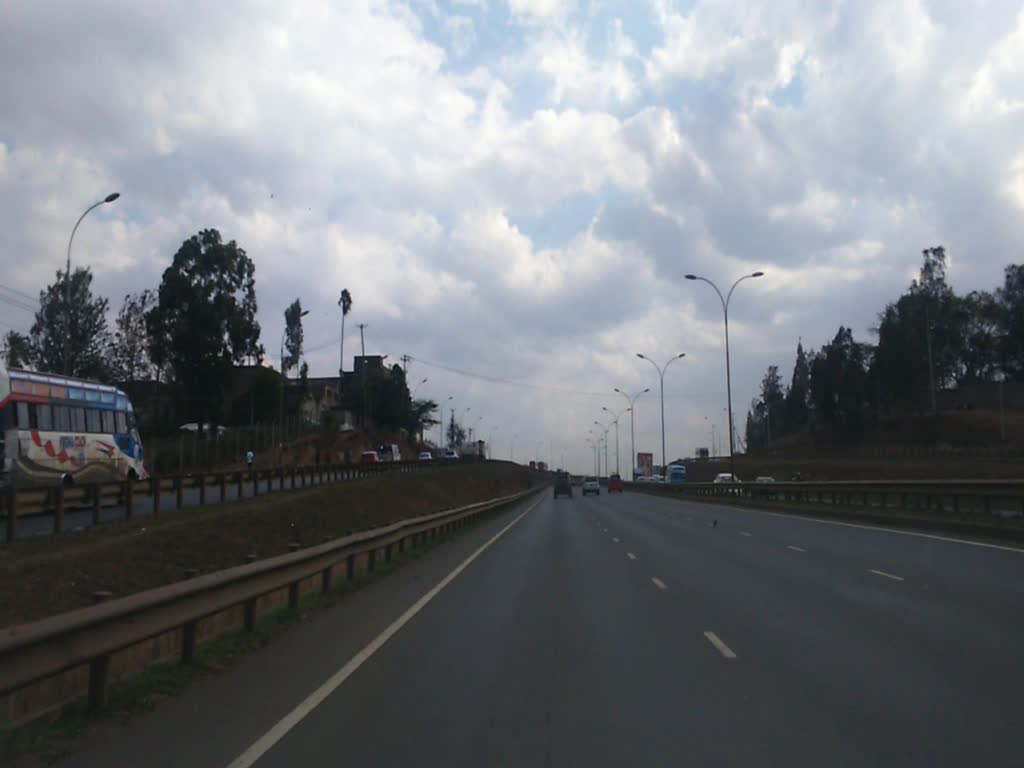
#> input picture test_images/imagefile.jpg, 1024 x 768 px; its folder holds only this picture in this run
$ jupyter execute ThikaRoadNotebook.ipynb   (shell and % lines are left out)
#> lines starting #> are read from the running program, lines starting #| are printed output that depends on the picture; after the words box and inside, x2 and y2 are one past the last pixel; in counts of white or black regions, pixels touching at a corner belong together
# Project #1 - Finding the Lane Lines on the Road

## We need to import the initial packages

[cell 1]
#importing some useful packages
import matplotlib.pyplot as plt
import matplotlib.image as mpimg
import numpy as np
import cv2
import os
import random


# Import everything needed to edit/save/watch video clips
from moviepy.editor import VideoFileClip
from IPython.display import display, HTML

## Create helper functions
Provided by the (project seed)[https://github.com/udacity/CarND-LaneLines-P1/blob/master/P1.ipynb]

[cell 2]
import math

def grayscale(img):
    """Applies the Grayscale transform
    This will return an image with only one color channel
    but NOTE: to see the returned image as grayscale
    (assuming your grayscaled image is called 'gray')
    you should call plt.imshow(gray, cmap='gray')"""
    #return cv2.cvtColor(img, cv2.COLOR_RGB2GRAY)
    # Or use BGR2GRAY if you read an image with cv2.imread()
    return cv2.cvtColor(img, cv2.COLOR_BGR2GRAY)

def canny(img, low_threshold, high_threshold):
    """Applies the Canny transform"""
    return cv2.Canny(img, low_threshold, high_threshold)

def gaussian_blur(img, kernel_size):
    """Applies a Gaussian Noise kernel"""
    return cv2.GaussianBlur(img, (kernel_size, kernel_size), 0)

def region_of_interest(img, vertices):
    """
    Applies an image mask.

    Only keeps the region of the image defined by the polygon
    formed from `vertices`. The rest of the image is set to black.
    """
    #defining a blank mask to start with
    mask = np.zeros_like(img)

    #defining a 3 channel or 1 channel color to fill the mask with depending on the input image
    if len(img.shape) > 2:
        channel_count = img.shape[2]  # i.e. 3 or 4 depending on your image
        ignore_mask_color = (255,) * channel_count
    else:
        ignore_mask_color = 255

    #filling pixels inside the polygon defined by "vertices" with the fill color
    cv2.fillPoly(mask, vertices, ignore_mask_color)

    #returning the image only where mask pixels are nonzero
    masked_image = cv2.bitwise_and(img, mask)
    return masked_image

def drawLine(img, x, y, color=[255, 0, 0], thickness=20):
    """
    Adjust a line to the points [`x`, `y`] and draws it on the image `img` using `color` and `thickness` for the line.
    """
    if len(x) == 0:
        return

    lineParameters = np.polyfit(x, y, 1)

    m = lineParameters[0]
    b = lineParameters[1]

    maxY = img.shape[0]
    maxX = img.shape[1]
    y1 = maxY
    x1 = int((y1 - b)/m)
    y2 = int((maxY/2)) + 60
    x2 = int((y2 - b)/m)
    cv2.line(img, (x1, y1), (x2, y2), [255, 0, 0], 4)

def draw_lines(img, lines, color=[255, 0, 0], thickness=20):
    """
    NOTE: this is the function you might want to use as a starting point once you want to
    average/extrapolate the line segments you detect to map out the full
    extent of the lane (going from the result shown in raw-lines-example.mp4
    to that shown in P1_example.mp4).

    Think about things like separating line segments by their
    slope ((y2-y1)/(x2-x1)) to decide which segments are part of the left
    line vs. the right line.  Then, you can average the position of each of
    the lines and extrapolate to the top and bottom of the lane.

    This function draws `lines` with `color` and `thickness`.
    Lines are drawn on the image inplace (mutates the image).
    If you want to make the lines semi-transparent, think about combining
    this function with the weighted_img() function below
    """

    leftPointsX = []
    leftPointsY = []
    rightPointsX = []
    rightPointsY = []

    for line in lines:
        for x1,y1,x2,y2 in line:
            m = (y1 - y2)/(x1 - x2)
            if m < 0:
                leftPointsX.append(x1)
                leftPointsY.append(y1)
                leftPointsX.append(x2)
                leftPointsY.append(y2)
            else:
                rightPointsX.append(x1)
                rightPointsY.append(y1)
                rightPointsX.append(x2)
                rightPointsY.append(y2)

    drawLine(img, leftPointsX, leftPointsY, color, thickness)

    drawLine(img, rightPointsX, rightPointsY, color, thickness)

def hough_lines(img, rho, theta, threshold, min_line_len, max_line_gap):
    """
    `img` should be the output of a Canny transform.

    Returns an image with hough lines drawn.
    """
    lines = cv2.HoughLinesP(img, rho, theta, threshold, np.array([]), minLineLength=min_line_len, maxLineGap=max_line_gap)
    line_img = np.zeros((img.shape[0], img.shape[1], 3), dtype=np.uint8)
    draw_lines(line_img, lines)
    return line_img

# Python 3 has support for cool math symbols.

def weighted_img(img, initial_img, α=0.8, β=1., λ=0.):
    """
    `img` is the output of the hough_lines(), An image with lines drawn on it.
    Should be a blank image (all black) with lines drawn on it.

    `initial_img` should be the image before any processing.

    The result image is computed as follows:

    initial_img * α + img * β + λ
    NOTE: initial_img and img must be the same shape!
    """
    return cv2.addWeighted(initial_img, α, img, β, λ)

[cell 3]
def showImagesInHtml(images, dir):
    """
    Shows the list of `images` names on the directory `dir` as HTML embeded on the page.
    """
#> called with dir = 'test_images'
    randomNumber = random.randint(1, 100000)
    buffer = "<div>"
    for img in images:
        imgSource = dir + '/' + img + "?" + str(randomNumber)
        buffer += """<img src="{0}" width="300" height="110" style="float:left; margin:1px"/>""".format(imgSource)
    buffer += "</div>"
    display(HTML(buffer))

def saveImages(images, outputDir, imageNames, isGray=0):
    """
    Writes the `images` to the `outputDir` directory using the `imagesNames`.
    It creates the output directory if it doesn't exists.

    Example:

    saveImages([img1], 'tempDir', ['myImage.jpg'])

    Will save the image on the path: tempDir/myImage.jpg

    """
    if not os.path.exists(outputDir):
        os.makedirs(outputDir)

    zipped = list(map(lambda imgZip: (outputDir + '/' + imgZip[1], imgZip[0]), zip(images, imageNames)))
    for imgPair in zipped:
        if isGray:
            plt.imsave(imgPair[0], imgPair[1], cmap='gray')
        else :
            plt.imsave(imgPair[0], imgPair[1])

def doSaveAndDisplay(images, outputDir, imageNames, somethingToDo, isGray=0):
    """
    Applies the lambda `somethingToDo` to `images`, safe the results at the directory `outputDir`,
    and render the results in html.

    It returns the output images.
    """
    outputImages = list(map(somethingToDo, images))
    saveImages(outputImages, outputDir, imageNames, isGray)
    showImagesInHtml(imageNames, outputDir)
    return outputImages

# Loading test images

[cell 4]
testImagesDir = 'test_images'
testImageNames = os.listdir(testImagesDir)
showImagesInHtml(testImageNames, testImagesDir)
testImages = list(map(lambda img: plt.imread(testImagesDir + '/' + img), testImageNames))
#> testImages = 1 item

# Converting images into gray scale

[cell 5]
def grayAction(img):
    return grayscale(img)

testImagesGray = doSaveAndDisplay(testImages, 'test_images_gray', testImageNames, grayAction, 1)
#> the loop in saveImages, `for imgPair in zipped:` made 1 pass
#> testImagesGray = 1 item

# Applying Gaussian smoothing

[cell 6]
blur_kernel_size = 15
blurAction = lambda img:gaussian_blur(img, blur_kernel_size)

testImagesBlur = doSaveAndDisplay(testImagesGray, 'test_images_blur', testImageNames, blurAction, 1)
#> the loop in saveImages (call 2), `for imgPair in zipped:` made 1 pass
#> testImagesBlur = 1 item

# Applying Canny transform

[cell 7]
canny_low_threshold = 20
canny_high_threshold = 100
cannyAction = lambda img:canny(img, canny_low_threshold, canny_high_threshold)
testImagesCanny = doSaveAndDisplay(testImagesBlur, 'test_images_canny', testImageNames, cannyAction)
#> testImagesCanny = 1 item

# Applying Region of Interest

[cell 8]
def maskAction(img):
    ysize = img.shape[0]
#> ysize = 768
    xsize = img.shape[1]
#> xsize = 1024
    region = np.array([ [0, ysize], [xsize/2,(ysize/2)+ 10], [xsize,ysize] ], np.int32)
#> region = [[0, 768], [512, 394], [1024, 768]]
    return region_of_interest(img, [region])
#> in region_of_interest, `cv2.fillPoly(mask, vertices, ignore_mask_color)`:
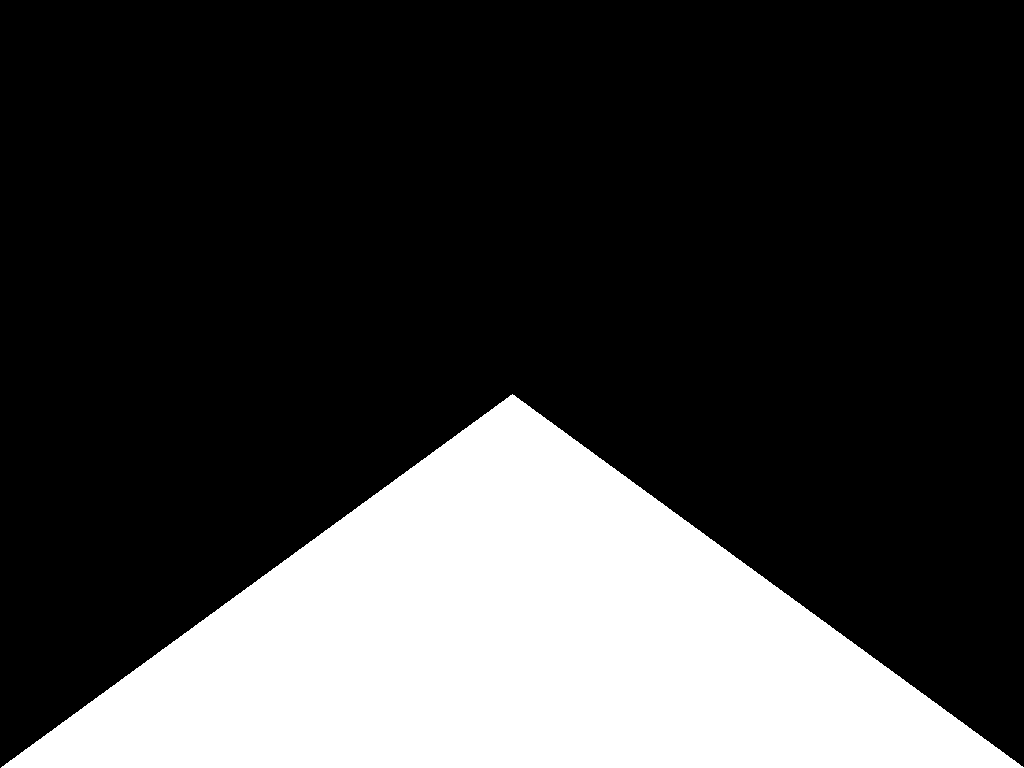
#> mask: shape (768, 1024); 24.4% white; 1 white region, box (x1, y1, x2, y2) and area: (1, 394, 1024, 768) 191626
#> in region_of_interest, `masked_image = cv2.bitwise_and(img, mask)`: masked_image: shape (768, 1024); 0.03% white in thin lines or dots, all inside (x1, y1, x2, y2) = (439, 430, 631, 481)
#> in region_of_interest, `masked_image = cv2.bitwise_and(img, mask)`: img: shape (768, 1024); 0.57% white in thin lines or dots, all inside (x1, y1, x2, y2) = (0, 192, 1024, 485)

testImagesMasked = doSaveAndDisplay(testImagesCanny, 'test_images_region', testImageNames, maskAction)
#> the loop in saveImages (call 4), `for imgPair in zipped:` made 1 pass
#> pass 1, in saveImages (call 4), `plt.imsave(imgPair[0], imgPair[1])`:
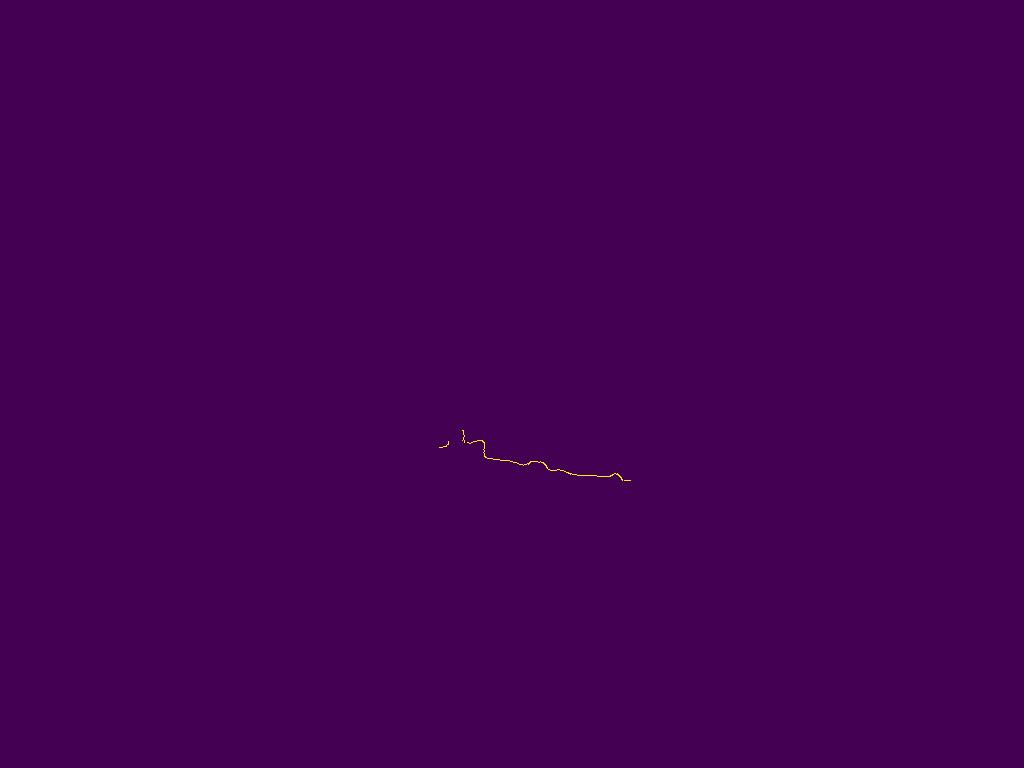
#> saved as imagefile.jpg: shape (768, 1024, 3); mean R, G, B 68.1, 0.1, 83
#> testImagesMasked = 1 item

# Applying Hough transform

[cell 9]
rho = 1 # distance resolution in pixels of the Hough grid
theta = np.pi/180 # angular resolution in radians of the Hough grid
threshold = 10     # minimum number of votes (intersections in Hough grid cell)
min_line_length = 20 #minimum number of pixels making up a line
max_line_gap = 1    # maximum gap in pixels between connectable line segments

houghAction = lambda img: hough_lines(img, rho, theta, threshold, min_line_length, max_line_gap)

testImagesLines = doSaveAndDisplay(testImagesMasked, 'test_images_hough', testImageNames, houghAction)
#> the loop in saveImages (call 5), `for imgPair in zipped:` made 1 pass
#> pass 1, in saveImages (call 5), `plt.imsave(imgPair[0], imgPair[1])`:
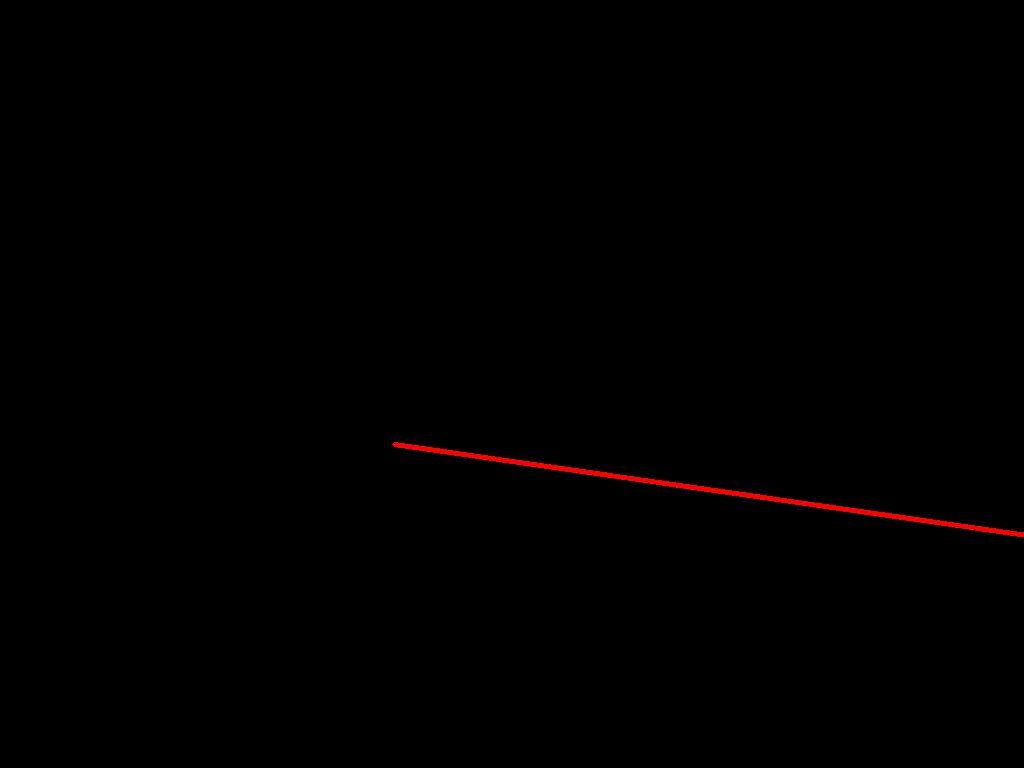
#> saved as imagefile.jpg: shape (768, 1024, 3); mean R, G, B 1, 0.1, 0.1
#> testImagesLines = 1 item

# Merging original image with lines

[cell 10]
testImagesMergeTemp = list(map(lambda imgs: weighted_img(imgs[0], imgs[1]), zip(testImages,testImagesLines) ))
#> in weighted_img, `return cv2.addWeighted(initial_img, α, img, β, λ)`:
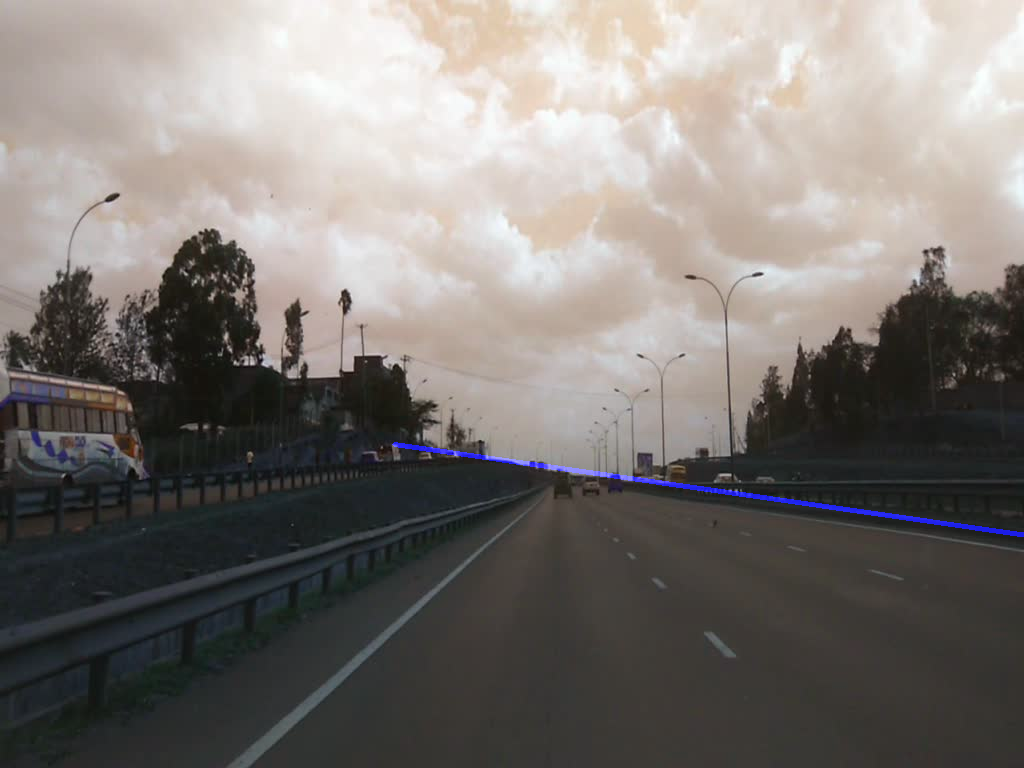
#> returned value: shape (768, 1024, 3); mean of channels 0, 1, 2 115.4, 118.8, 123.7; drawn as B, G, R
#> testImagesMergeTemp = 1 item
testImagesMerged = doSaveAndDisplay(testImagesMergeTemp, 'test_images_merged', testImageNames, lambda img: img)
#> the loop in saveImages (call 6), `for imgPair in zipped:` made 1 pass
#> pass 1, in saveImages (call 6), `plt.imsave(imgPair[0], imgPair[1])`:
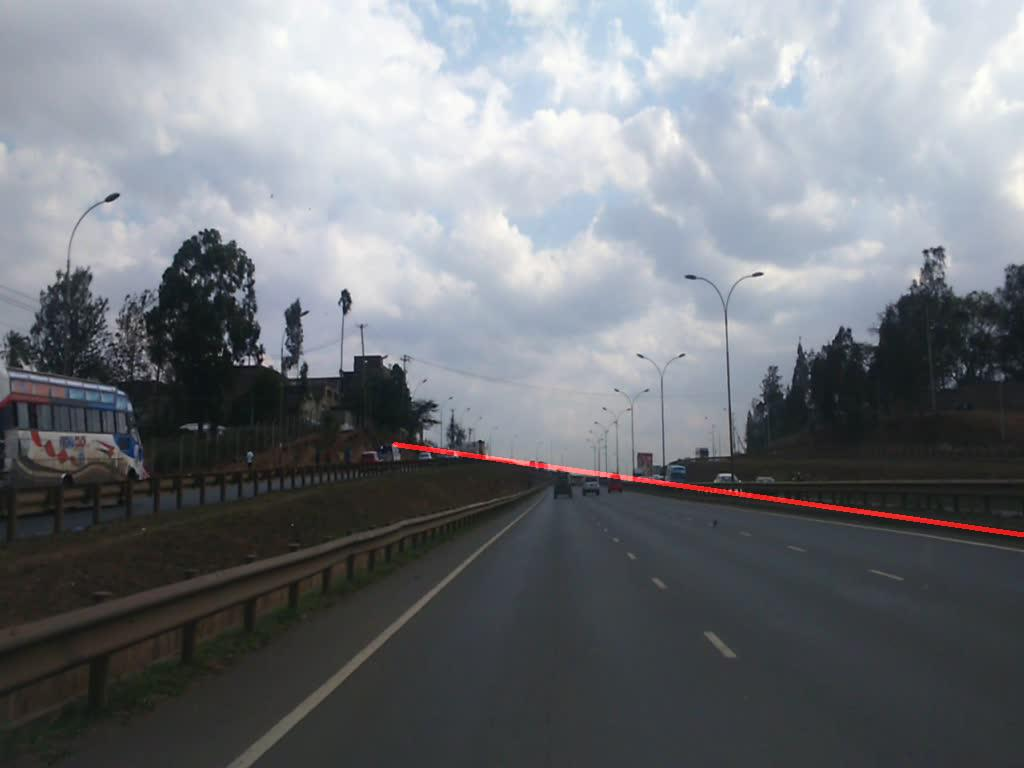
#> saved as imagefile.jpg: shape (768, 1024, 3); mean R, G, B 115.4, 118.8, 123.7
#> testImagesMerged = 1 item

# Videos test

[cell 11]
# Import everything needed to edit/save/watch video clips
from moviepy.editor import VideoFileClip
from IPython.display import HTML

[cell 12]
def process_image(image):
    # NOTE: The output you return should be a color image (3 channel) for processing video below
    # TODO: put your pipeline here,
    # you should return the final output (image where lines are drawn on lanes)

    withLines = houghAction( maskAction( cannyAction( blurAction( grayAction(image) ) ) ) )

    return weighted_img(image, withLines)


def processVideo(videoFileName, inputVideoDir, outputVideoDir):
    """
    Applys the process_image pipeline to the video `videoFileName` on the directory `inputVideoDir`.
    The video is displayed and also saved with the same name on the directory `outputVideoDir`.
    """
    if not os.path.exists(outputVideoDir):
        os.makedirs(outputVideoDir)
    clip = VideoFileClip(inputVideoDir + '/' + videoFileName)
    outputClip = clip.fl_image(process_image)
    outVideoFile = outputVideoDir + '/' + videoFileName
    outputClip.write_videofile(outVideoFile, audio=False)
    display(
        HTML("""
        <video width="960" height="540" controls>
          <source src="{0}">
        </video>
        """.format(outVideoFile))
    )

# White lane video test

[cell 13]
testVideosOutputDir = 'test_videos_output'
testVideoInputDir = 'test_videos'
processVideo('solidWhiteRight.mp4', testVideoInputDir, testVideosOutputDir)
#> (the call stopped at in processVideo, `clip = VideoFileClip(inputVideoDir + '/' + videoFileName)`: moviepy is not available in this run)

# Yellow lane video test

[cell 14]
processVideo('solidYellowLeft.mp4', testVideoInputDir, testVideosOutputDir)
#> (the call stopped at in processVideo, `clip = VideoFileClip(inputVideoDir + '/' + videoFileName)`: moviepy is not available in this run)

# Challenge video test (not so great....)

[cell 15]
processVideo('challenge.mp4', testVideoInputDir, testVideosOutputDir)
#> (the call stopped at in processVideo, `clip = VideoFileClip(inputVideoDir + '/' + videoFileName)`: moviepy is not available in this run)
